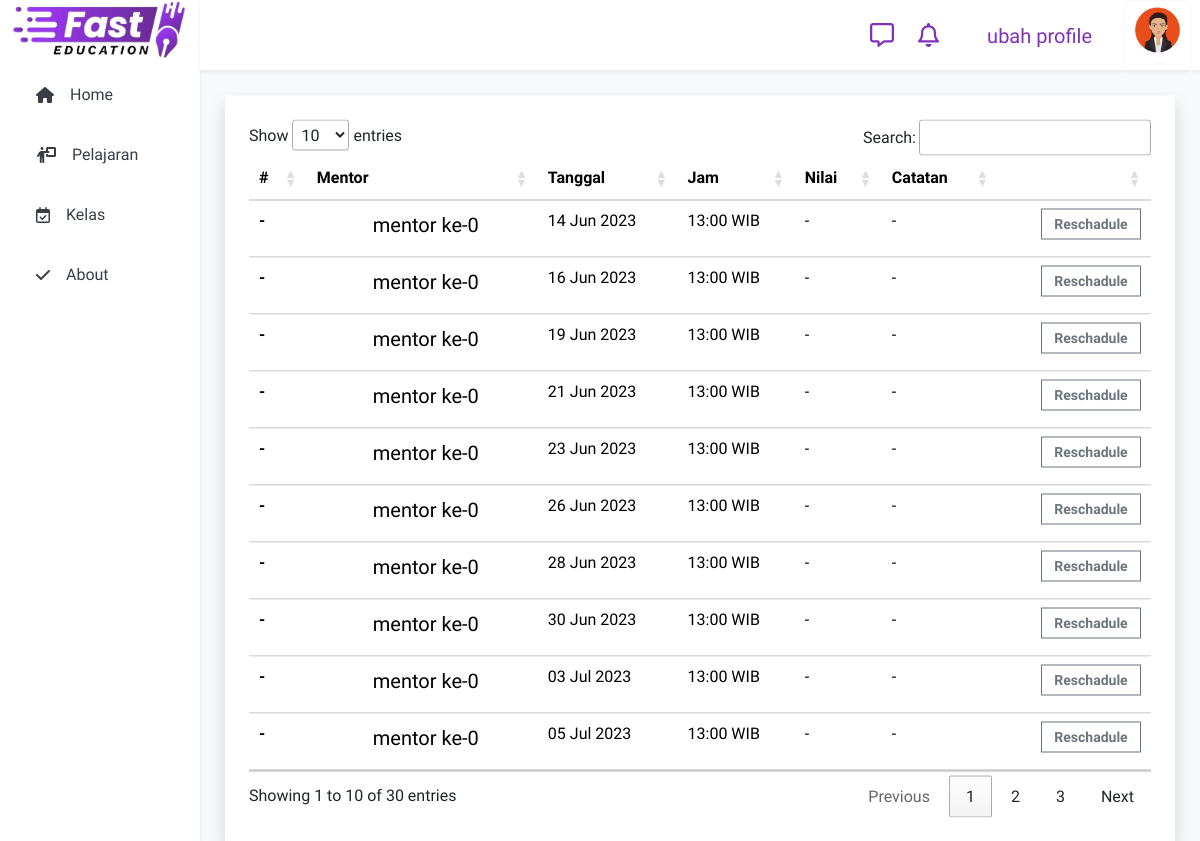
Screenshot of /kelas/pertemuan (signed in) with the database file from the repository.
### config/models.py (models this page shows, shortened)
class Setting(models.Model):
    title       = models.CharField(max_length=224)
    sub         = models.TextField()
    icon        = models.FileField(upload_to='landing', blank=True, )
    logo        = models.FileField(upload_to='landing', blank=True, )
    foto        = models.FileField(upload_to='landing', blank=True, )
    fotoadv     = models.FileField(upload_to='landing', blank=True, )
    alamat      = models.CharField(max_length=224, blank=True, )
    telp        = models.CharField(blank=True,max_length=13 )
    email       = models.EmailField(blank=True, )
    ig          = models.CharField(max_length=224, blank=True, )
    fb          = models.CharField(max_length=224, blank=True, )
    tiktok      = models.CharField(max_length=224, blank=True, )
    youtube     = models.CharField(max_length=224, blank=True, )
    komisi_teacher = models.IntegerField(default=70)
    komisi_developer = models.IntegerField(default=7)
    komisi_owner = models.IntegerField(default=23)

### kelas/models.py (models this page shows, shortened)
class UserSchadule(models.Model):
    room        = models.ForeignKey(Kelas,blank=True, null=True,on_delete=models.CASCADE, related_name="room_room")
    schadule    = models.ForeignKey(Schadule,blank=True, null=True,on_delete=models.CASCADE, related_name="room_schadule")
    user        = models.ForeignKey(user_root,blank=True, null=True,on_delete=models.CASCADE,related_name="user_room")
    meeting     = models.ForeignKey(UserMeeting,blank=True, null=True,on_delete=models.CASCADE,related_name="user_meeting")
    hadir       = models.BooleanField(default=False)
    feedback    = models.CharField(max_length=225, blank=True, null=True)
    performance = models.IntegerField(blank=True, null=True)
    tanggal     = models.DateField(auto_now=False, auto_now_add=False, blank=True, null=True)

class Kelas(models.Model):
    mentor      = models.ForeignKey(user_root,blank=True, null=True,on_delete=models.CASCADE,related_name="teacher_room")
    bahasa      = models.CharField(choices=Language, blank=True, max_length=3, default=1)
    program     = models.ForeignKey(Program,blank=True, null=True,on_delete=models.CASCADE, related_name="program_akun_room")
    level       = models.ForeignKey(Level,blank=True, null=True,on_delete=models.CASCADE, related_name="level_akun_room")
    time        = models.IntegerField(choices=jam, blank=True, default=1)
    mulai       = models.DateField(auto_now=False, auto_now_add=False, null=True, blank=True)
    jadwal      = models.IntegerField(choices=jadwal, blank=True, default=1)

### kelas/views.py (the view)
# urls.py: path('pertemuan', views.pertemuan, name="pertemuan"),
def pertemuan(request):
    context["user"]         = Users.objects.get(user=request.user)
    context['jadwal']       = UserSchadule.objects.filter(user=request.user).order_by("tanggal")
    return render(request, "kelas/pertemuan.html", context)

### config/templatetags/custom_tags.py (called while the page is built)
@register.simple_tag
def random_int(a, b=None):
    if b is None:
        a, b = 0, a
    return random.randint(a, b)

### config/utils.py (called while the page is built)
def is_date_in_range(request):
    if not request.user.is_authenticated:
        return False
    premium = Premium.objects.filter(user=request.user)
    if not premium.exists():
        return False
    return premium.premium_start <= datetime.now() <= premium.premium_end

def beforeRequest(request):
    if request.user.is_authenticated:
        user = Users.objects.filter(user=request.user.id)
        if not user.exists():
            Users.objects.create(user=request.user)

def config(request):
    beforeRequest(request)
    context = {}
    context['config']   = Setting.objects.get()
    context['me']       = Users.objects.get(user=request.user) if request.user.is_authenticated else ''
    context['premium']  = is_date_in_range(request) if request.user.is_authenticated else False
    context['mentorlist']   = Users.objects.filter(teacher=True)
    return context

### templates/kelas/pertemuan.html (shortened to what this page needs)
{% extends 'dashboard.html' %}
{% load static %}
{% block head %}
<link rel="stylesheet" type="text/css" href="https://cdn.datatables.net/1.12.1/css/jquery.dataTables.min.css">
{% endblock head %}
{% block content %}
<div class="content">
  <div class="container bg-white shadow p-4">
    <div class="table-responsive">
      <table class="table" id="table">
        <thead>
          <tr>
            <th scope="col">#</th>
            <th scope="col">Mentor</th>
            <th scope="col">Tanggal</th>
            <th scope="col">Jam</th>
            <th scope="col">Nilai</th>
            <th scope="col">Catatan</th>
            <th scope="col"></th>
          </tr>
        </thead>
        <tbody>
          {% for j in jadwal %}
          <tr>
            <th>{% if j.hadir %} <i class="fas fa-check text-success"></i>{% elif j.absent %} <i class="fas fa-times text-danger"></i>{%else%}-{%endif%} </th>
            <th scope="row">
              <div class="d-flex">
                <div class="rounded-img" style="width: 40px; height: 40px;"><img src="/media/{{j.room.usermentor.photo}}" alt=""></div>
                <div class="h5 ms-3 align-self-center d-none d-md-block">{{j.room.mentor.first_name}} {{j.room.mentor.last_name}}</div>
              </div>
            </th>
            <td>{{j.tanggal|date:"d M Y"}}</td>
            <td>{{j.room.get_time_display}} WIB</td>
            <td>{% if j.performance %}{{j.performance}}/10{% else %} - {% endif %}</td>
            <td>{% if j.hadir %}{{j.feedback}}{% else %}-{% endif %}</td>
            {% if j.now %}
            <td class="text-end"><a href="{{j.room.link}}" target="_blank" style="width: 100px; display: block;" class="btn btn-outline-secondary fw-semibold rounded-0 btn-sm">Buka</a></td>
            {% elif j.hadir %}
            <td></td>
            {% else %}
            <td class="text-end"><a href="#" onclick="reschadule('{{j.tanggal}}','{{j.room.get_time_display}}','{{j.id}}')" style="width: 100px;" class="btn btn-outline-secondary fw-semibold rounded-0 btn-sm" data-bs-toggle="modal" data-bs-target="#exampleModal">Reschadule</a></td>
            {% endif %}
          </tr>
          {% endfor %}
        </tbody>
      </table>
    </div>
  </div>
</div>
{% endblock content %}

### templates/snippets/sidebar.html
<div class="sidebar h6 shadow-sm" id="sidebar">
    <div class="d-none d-md-block"><img src="/media/{{config.icon}}" alt="logo" style="height: 60px;"></div>
    {% if peran == 'user' %}
    <a {% if url == 'index' %}class="active"{% endif %} href="{% url 'home' %}"><i class="fas fa-home me-3"></i> <span class="d-none d-sm-block">Home</span></a>
    <a {% if url == 'modul' %}class="active"{% endif %} href="{% url 'modul:index' %}"><i class="fa-solid fa-person-chalkboard me-3"></i><span class="d-none d-sm-block">Pelajaran</span></a>
    <a {% if url == 'kelas' %}class="active"{% endif %} href="{% url 'kelas:index' %}"><i class="fa-regular fa-calendar-check me-3"></i><span class="d-none d-sm-block">Kelas</span></a>
    <a href="#about"><i class="fa-solid fa-check me-3"></i><span class="d-none d-sm-block">About</span></a>
    {% endif %}
</div>

### static/css/dashboard.css (style rules this page uses)
body { margin: 0; }
.sidebar { margin: 0; padding-left: 10px; width: 200px; background-color: #fff; position: fixed; height: 100%; overflow: auto; z-index: 2; }
.sidebar a { display: flex; color: #393E46; padding-left: 16px; padding-right: 16px; margin: 10px; height: 50px; text-decoration: none; align-items: center; border-radius: 15px; transition: background-color .2s; }
.rounded-img { height: 50px; width: 50px; border-radius: 50%; overflow: hidden; }
.content { display: block; position: absolute; top: calc(50% + 70px); left: calc(50% + 200px); transform: translate(calc(-50% - 100px), calc(-50% - 35px)); width: calc(100% - 250px); max-width: 1600px; height:calc(100% - 120px); }

### static/css/style.css (style rules this page uses)
* { font-family: 'Titillium Web', sans-serif; }

### rows the page displays
Setting: icon (picture)
UserSchadule: room.mentor.first_name "mentor", room.mentor.last_name "ke-0", tanggal "14 Jun 2023", room.time "13:00"
UserSchadule: room.mentor.first_name "mentor", room.mentor.last_name "ke-0", tanggal "16 Jun 2023", room.time "13:00"
UserSchadule: room.mentor.first_name "mentor", room.mentor.last_name "ke-0", tanggal "19 Jun 2023", room.time "13:00"
UserSchadule: room.mentor.first_name "mentor", room.mentor.last_name "ke-0", tanggal "21 Jun 2023", room.time "13:00"
UserSchadule: room.mentor.first_name "mentor", room.mentor.last_name "ke-0", tanggal "23 Jun 2023", room.time "13:00"
UserSchadule: room.mentor.first_name "mentor", room.mentor.last_name "ke-0", tanggal "26 Jun 2023", room.time "13:00"
UserSchadule: room.mentor.first_name "mentor", room.mentor.last_name "ke-0", tanggal "28 Jun 2023", room.time "13:00"
UserSchadule: room.mentor.first_name "mentor", room.mentor.last_name "ke-0", tanggal "30 Jun 2023", room.time "13:00"
UserSchadule: room.mentor.first_name "mentor", room.mentor.last_name "ke-0", tanggal "03 Jul 2023", room.time "13:00"
UserSchadule: room.mentor.first_name "mentor", room.mentor.last_name "ke-0", tanggal "05 Jul 2023", room.time "13:00"
